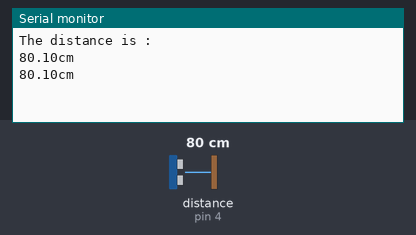
The sketch below on a simulated Arduino Uno, built with avr-gcc and run on an emulated ATmega328P. On the bench: the last lines printed to the serial monitor. Wiring (inferred from the names in the program): ultrasonic range finder: trigger pin 3; echo pin 4. The inputs (shaded band) are chosen by the test bench; at power-on: distance to the obstacle (sensor on pin 4) 80 cm. The echo pulse lasts 58.3 µs per cm.

Above: at 1.8 s.
1.9 s: distance to the obstacle (sensor on pin 4) set to 2 cm
At 2.8 s:
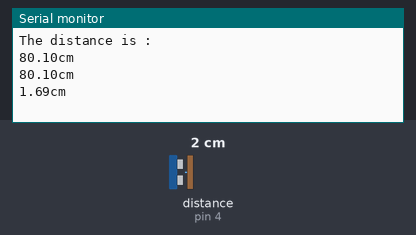
3.4 s: distance to the obstacle (sensor on pin 4) set to 4 cm
At 4.6 s:
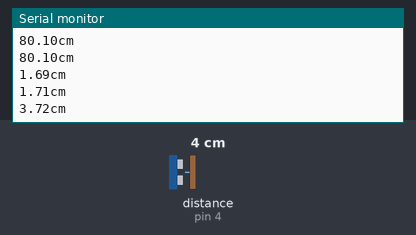
Timing chart, 0 to 6.4 s (numbered marks = the images above; inputs shaded):
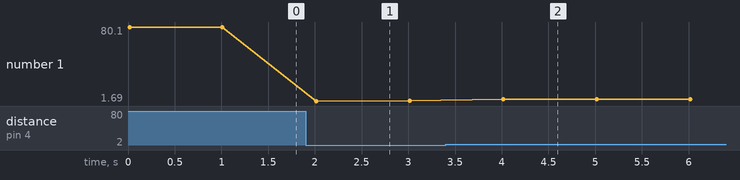

The sketch:

HC-SR04.ino
```cpp
/*
日期:2016.04.06
编辑器：sublime text 3 （基于arduino-1.6.5）
功能：通过SR04超声波传感器进行测距，并通过串口监视器显示测出的距离
*/

const int Trig = 3;                                           // 设定SR04连接的Arduino引脚
const int Echo = 4;
double distance,time ;
void setup()
{
        Serial.begin(9600);                                    // 初始化串口通信及连接SR04的引脚
        pinMode(Trig, OUTPUT);

        pinMode(Echo, INPUT);                                  //要检测引脚上输入的脉冲宽度，需要先设置为输入状态
    Serial.println("The distance is :");
}
void loop()
{

        digitalWrite(Trig, LOW);
        delayMicroseconds(2);
        digitalWrite(Trig, HIGH);
        delayMicroseconds(10);                                  //产生一个10us的高脉冲去触发SR04
        digitalWrite(Trig, LOW);

        time = pulseIn(Echo, HIGH);                              // 检测脉冲宽度，注意返回值是微秒us
        distance = time /58 ;                                  //计算出距离,输出的距离的单位是厘米cm

        Serial.print(distance);                                //把得到的距离值通过串口通信返回给电脑，通过串口监视器显示出来
        Serial.println("cm");
        delay(1000);
}
```

Measured:
- after the input at 1.9 s, the serial monitor: prints a new line after 0.11 s (image 1)
- after the input at 3.4 s, the serial monitor: prints a new line after 0.61 s (image 2)
- plotted number 1: 80.1 → 1.71 after the input at 1.9 s, 1.71 → 3.72 after the input at 3.4 s
